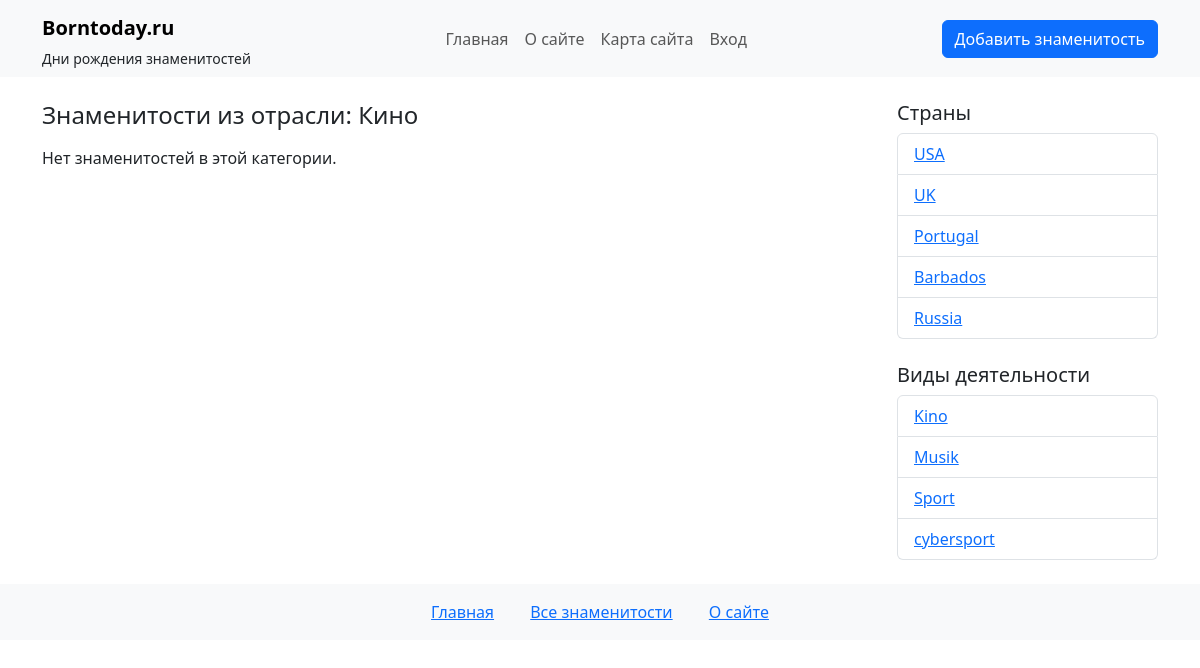
The app's page /industry/Kino/ with its own data.
### lobzikapp/models.py (models this page shows, shortened)
class Category(models.Model):
    title = models.CharField(max_length=100)  # Название категории
    slug = models.SlugField(max_length=255, blank=True, unique=False, db_index=True, verbose_name="URL")

class Country(models.Model):
    name = models.CharField(max_length=100)  # Название страны
    slug = models.SlugField(max_length=255, blank=True, unique=False, db_index=True, verbose_name="URL")

### lobzikapp/views.py (the view)
# urls.py: path('industry/<slug:slug>/', views.stars_by_category, name='stars_by_category'),
def stars_by_category(request, slug):
    category = get_object_or_404(Category, slug=slug)
    filtered_stars = Star.objects.filter(categories=category, is_published=True)
    countries = Country.objects.all()
    categories = Category.objects.all()
    context = {
        'stars': filtered_stars,
        'category_name': category.title,
        'star_countries': countries,
        'star_categories': categories,
        'title_template': 'Знаменитости из отрасли',
    }
    return render(request, 'lobzikapp/industry.html', context)

### lobzikapp/templates/lobzikapp/industry.html (shortened to what this page needs)
{% extends 'lobzikapp/base.html' %}
{% block content %}
<h4 class="mb-3">{{ title_template }}: {{ category_name }}</h4>
{% if stars %}
  {% for star in stars %}
    <div class="card mb-3">
      <div class="card-body">
        <h5 class="card-title">
          <a href="{% url 'star_detail' star.slug %}">{{ star.name }}</a> ({{ star.get_age }} лет)
        </h5>
        <p class="card-text">
          <strong>Дата рождения:</strong> {{ star.birth_date|date:"d E Y" }}<br>
          <strong>Страна:</strong> {{ star.country.name }}<br>
          <em>{{ star.content }}</em>
        </p>
      </div>
    </div>
  {% endfor %}
{% else %}
  <p>Нет знаменитостей в этой категории.</p>
{% endif %}
{% endblock %}

### lobzikapp/templates/lobzikapp/sidebar.html
<div class="col-md-3">
  <h5>Страны</h5>
  <ul class="list-group mb-4">
    {% for country in star_countries %}
    <li class="list-group-item">
      <a href="{% url 'stars_by_country' country.slug %}">{{country.slug}}</a>
    </li>
    {% endfor %}
  </ul>
  <h5>Виды деятельности</h5>
  <ul class="list-group">
    {% for cat in star_categories %}
    <li class="list-group-item">
      <a href="{% url 'stars_by_category' cat.slug %}">{{ cat.slug }}</a>
    </li>
    {% endfor %}
  </ul>
 </div>

### records on screen
Category: title "Кино", slug "Kino"
Country: slug "USA"
Country: slug "UK"
Country: slug "Portugal"
Country: slug "Barbados"
Country: slug "Russia"
Category: slug "Musik"
Category: slug "Sport"
Category: slug "cybersport"

### other values on screen
{{ title_template }} "Знаменитости из отрасли"
